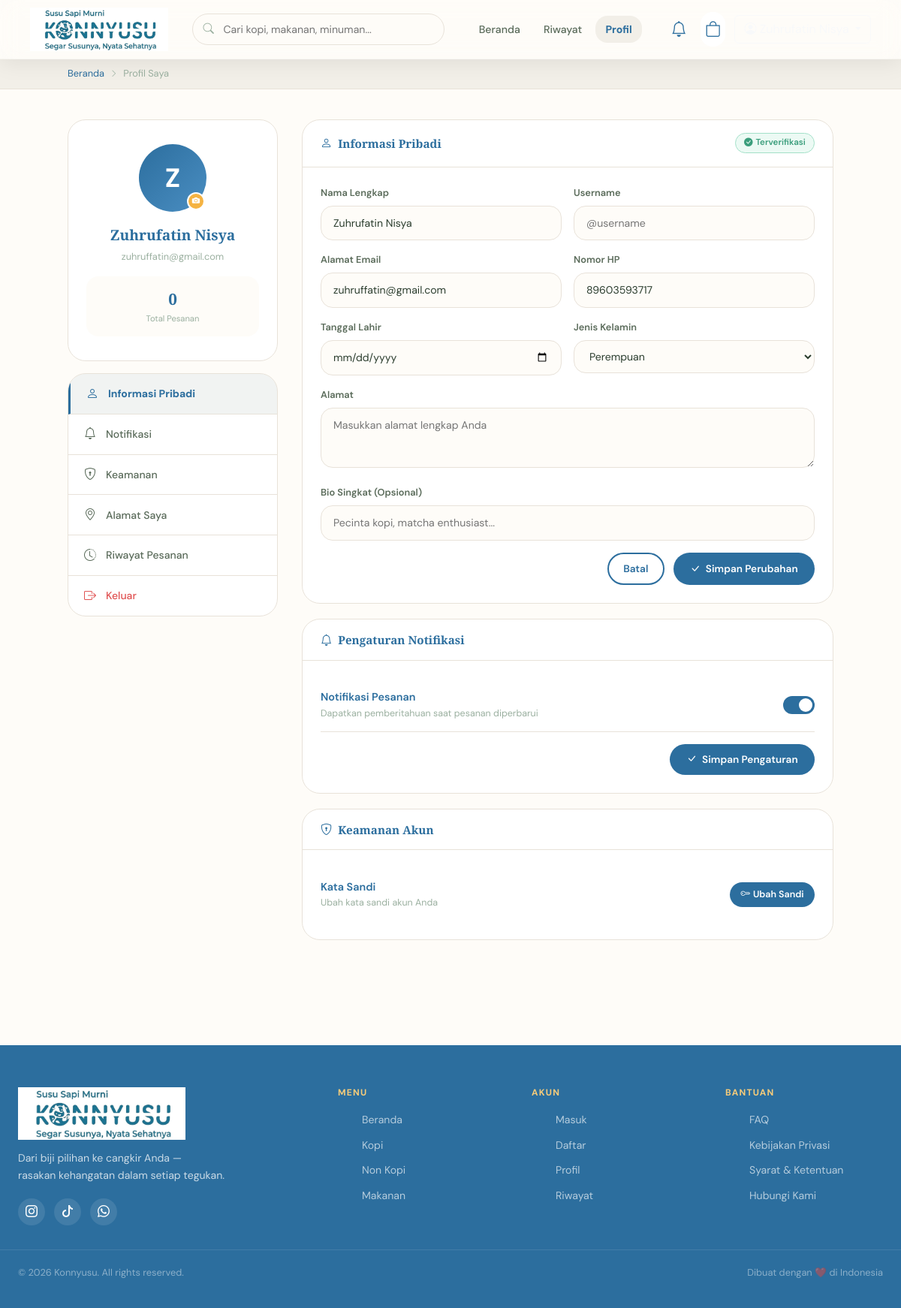
The page /profile/profile.php (signed in) on the database as committed earlier.
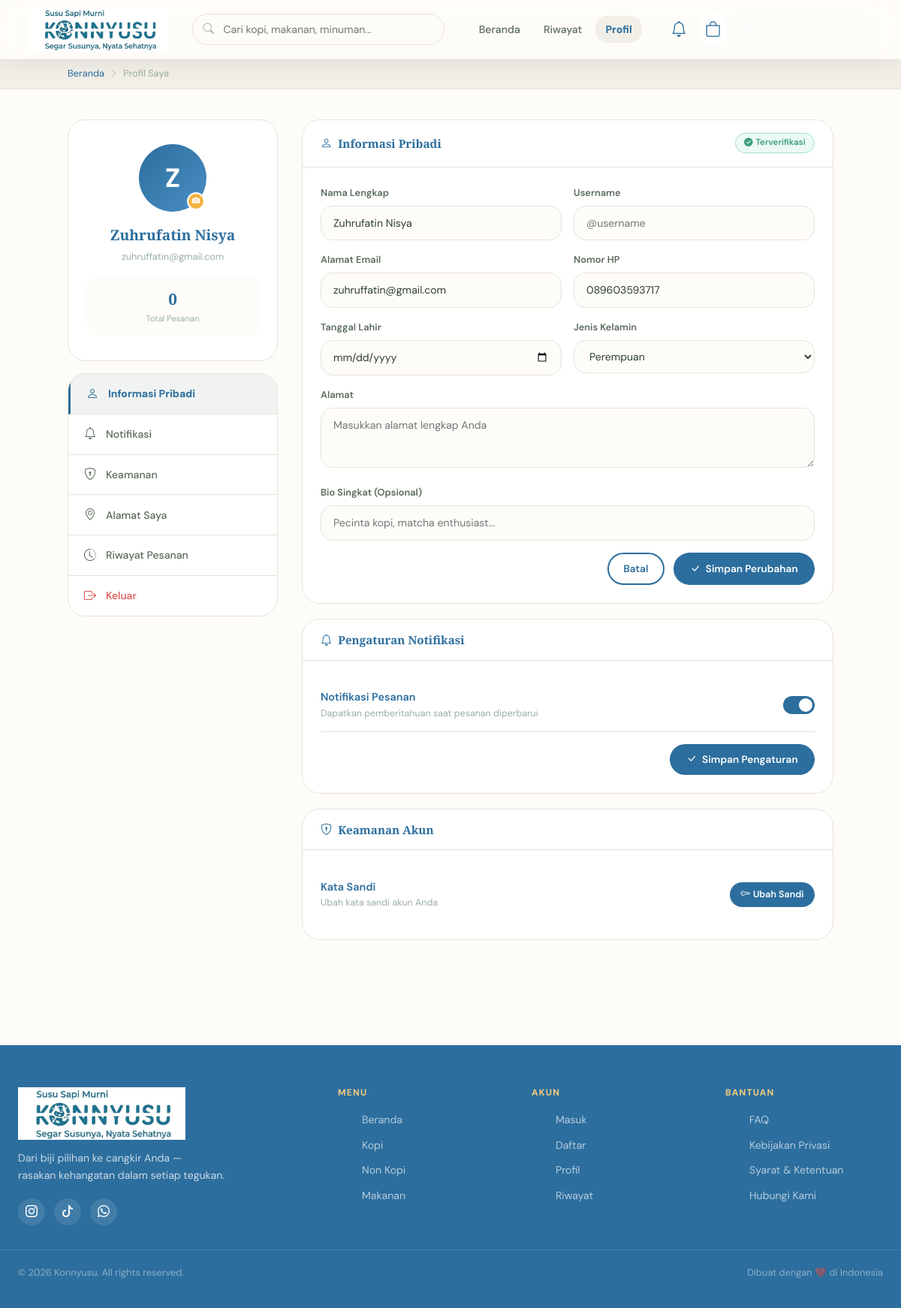
The same page on the database as committed later.
### tables this page shows
CREATE TABLE `users` (
  `user_id` int NOT NULL,
  `name` varchar(100) NOT NULL,
  `username` varchar(50) DEFAULT NULL,
  `email` varchar(100) NOT NULL,
  `password` varchar(255) NOT NULL,
  `phone` varchar(20) DEFAULT NULL,
  `address` text,
  `role` enum('user','admin') DEFAULT 'user',
  `notifications_enabled` tinyint(1) DEFAULT '1',
  `created_at` timestamp NULL DEFAULT CURRENT_TIMESTAMP,
  `updated_at` timestamp NULL DEFAULT CURRENT_TIMESTAMP ON UPDATE CURRENT_TIMESTAMP,
  `birthdate` varchar(255) DEFAULT NULL,
  `gender` varchar(255) DEFAULT NULL,
  `bio` varchar(255) DEFAULT NULL,
  `reset_token` varchar(64) DEFAULT NULL,
  `reset_token_expires` datetime DEFAULT NULL
);

### layouts/navbar.php (called while the page is built, shortened)
<?php
require_once __DIR__ . '/../config/auth.php';
$currentUser = getCurrentUser();
?>

### config/auth.php (called while the page is built, shortened)
<?php
require_once __DIR__ . '/database.php';
function isLoggedIn(): bool {
    return isset($_SESSION['user_id']);
}
function getCurrentUser(): ?array {
    global $pdo;
    $stmt = $pdo->prepare("SELECT user_id, name, username, email, phone, address, role, birthdate, gender, bio, notifications_enabled FROM users WHERE user_id = ?");
    $stmt->execute([$_SESSION['user_id']]);
    return $stmt->fetch() ?: null;
}
?>

### profile/profile.php (the view, shortened to what the rows shown need)
<?php
include __DIR__ . '/../data/products.php';
require_once __DIR__ . '/../config/auth.php';
?>
<!DOCTYPE html>
<html lang="id">
<head>
  <link href="https://cdn.jsdelivr.net/npm/bootstrap@5.3.3/dist/css/bootstrap.min.css" rel="stylesheet">
  <link rel="stylesheet" href="https://cdn.jsdelivr.net/npm/bootstrap-icons@1.11.3/font/bootstrap-icons.min.css">
  <link rel="stylesheet" href="../assets/css/global.css">
</head>
<body class="page-wrapper">
<?php include __DIR__ . '/../layouts/navbar.php'; ?>
<div class="page-content">
<div class="profile-layout">
  <div class="profile-sidebar animate-fadeup">
    <div class="profile-card">
      <div class="profile-avatar">
        <?= strtoupper($currentUser['name'][0]) ?>
        <div class="profile-avatar__badge" title="Ganti foto"><i class="bi bi-camera-fill"></i></div>
      </div>
      <div class="profile-name"><?= htmlspecialchars($currentUser['name']) ?></div>
      <div class="profile-email"><?= htmlspecialchars($currentUser['email']) ?></div>
      <div class="profile-stats" style="grid-template-columns:1fr;">
        <div class="profile-stat">
        </div>
      </div>
    </div>
  </div>
  <div>
    <div class="profile-section animate-fadeup" id="info" style="animation-delay:.1s">
      <div class="profile-section__body">
        <form method="POST" action="">
          <div class="form-grid">
            <div class="form-group">
              <label>Nama Lengkap</label>
              <input type="text" name="name" value="<?= htmlspecialchars($currentUser['name']) ?>" required>
            </div>
          </div>
          <div class="form-grid">
            <div class="form-group">
              <label>Alamat Email</label>
              <input type="email" name="email" value="<?= htmlspecialchars($currentUser['email']) ?>" disabled>
            </div>
            <div class="form-group">
              <label>Nomor HP</label>
              <input type="tel" name="phone" placeholder="08xx-xxxx-xxxx" value="<?= htmlspecialchars($currentUser["phone"] ?? "") ?>">
            </div>
          </div>
          <div class="form-grid">
            <div class="form-group">
              <label>Jenis Kelamin</label>
              <select name="gender">
                <option value="female"<?= ($currentUser["gender"] ?? "") === "female" ? " selected" : "" ?>>Perempuan</option>
              </select>
            </div>
          </div>
        </form>
      </div>
    </div>
  </div>
</div>
</div>
</body>
</html>

Rows that differ between the two databases and show on the page:
changed users "Zuhrufatin Nisya": phone "89603593717" → "089603593717"
